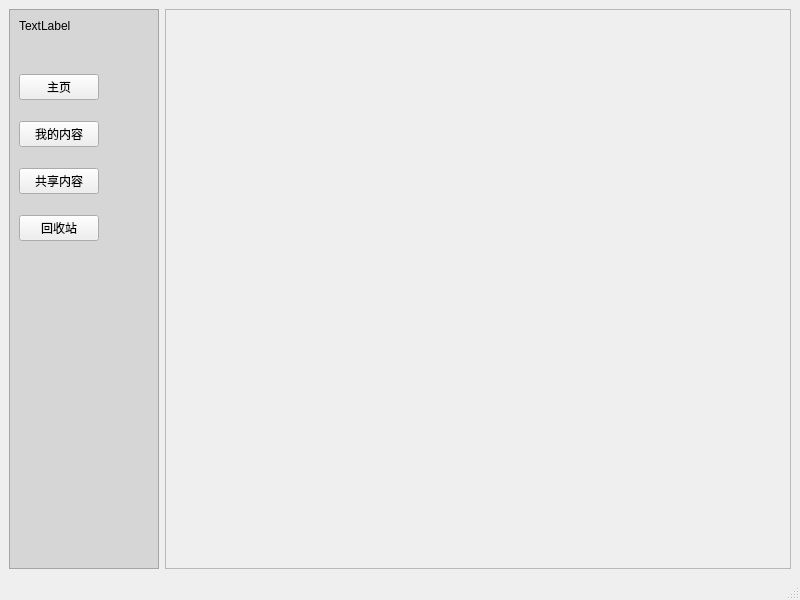
<?xml version="1.0" encoding="UTF-8"?>
<ui version="4.0">
 <class>MainWindow</class>
 <widget class="QMainWindow" name="MainWindow">
  <property name="geometry">
   <rect>
    <x>0</x>
    <y>0</y>
    <width>800</width>
    <height>600</height>
   </rect>
  </property>
  <property name="windowTitle">
   <string>MainWindow</string>
  </property>
  <widget class="QWidget" name="centralwidget">
   <layout class="QGridLayout" name="gridLayout">
    <item row="0" column="0">
     <widget class="QFrame" name="frame_taskbar">
      <property name="sizePolicy">
       <sizepolicy hsizetype="Fixed" vsizetype="Preferred">
        <horstretch>0</horstretch>
        <verstretch>0</verstretch>
       </sizepolicy>
      </property>
      <property name="minimumSize">
       <size>
        <width>150</width>
        <height>0</height>
       </size>
      </property>
      <property name="styleSheet">
       <string notr="true">QFrame{background-color:rgb(214, 214, 214)}</string>
      </property>
      <property name="frameShape">
       <enum>QFrame::StyledPanel</enum>
      </property>
      <property name="frameShadow">
       <enum>QFrame::Raised</enum>
      </property>
      <layout class="QVBoxLayout" name="verticalLayout">
       <property name="spacing">
        <number>1</number>
       </property>
       <property name="bottomMargin">
        <number>1</number>
       </property>
       <item>
        <widget class="QLabel" name="label">
         <property name="text">
          <string>TextLabel</string>
         </property>
        </widget>
       </item>
       <item>
        <spacer name="verticalSpacer_5">
         <property name="orientation">
          <enum>Qt::Vertical</enum>
         </property>
         <property name="sizeType">
          <enum>QSizePolicy::Fixed</enum>
         </property>
         <property name="sizeHint" stdset="0">
          <size>
           <width>20</width>
           <height>40</height>
          </size>
         </property>
        </spacer>
       </item>
       <item>
        <layout class="QHBoxLayout" name="horizontalLayout">
         <item>
          <widget class="QPushButton" name="btn_mainpage">
           <property name="text">
            <string>主页</string>
           </property>
          </widget>
         </item>
         <item>
          <spacer name="horizontalSpacer">
           <property name="orientation">
            <enum>Qt::Horizontal</enum>
           </property>
           <property name="sizeHint" stdset="0">
            <size>
             <width>40</width>
             <height>20</height>
            </size>
           </property>
          </spacer>
         </item>
        </layout>
       </item>
       <item>
        <spacer name="verticalSpacer_4">
         <property name="orientation">
          <enum>Qt::Vertical</enum>
         </property>
         <property name="sizeType">
          <enum>QSizePolicy::Fixed</enum>
         </property>
         <property name="sizeHint" stdset="0">
          <size>
           <width>20</width>
           <height>20</height>
          </size>
         </property>
        </spacer>
       </item>
       <item>
        <layout class="QHBoxLayout" name="horizontalLayout_2">
         <item>
          <widget class="QPushButton" name="btn_mycontent">
           <property name="text">
            <string>我的内容</string>
           </property>
          </widget>
         </item>
         <item>
          <spacer name="horizontalSpacer_2">
           <property name="orientation">
            <enum>Qt::Horizontal</enum>
           </property>
           <property name="sizeHint" stdset="0">
            <size>
             <width>40</width>
             <height>20</height>
            </size>
           </property>
          </spacer>
         </item>
        </layout>
       </item>
       <item>
        <spacer name="verticalSpacer_3">
         <property name="orientation">
          <enum>Qt::Vertical</enum>
         </property>
         <property name="sizeType">
          <enum>QSizePolicy::Fixed</enum>
         </property>
         <property name="sizeHint" stdset="0">
          <size>
           <width>20</width>
           <height>20</height>
          </size>
         </property>
        </spacer>
       </item>
       <item>
        <layout class="QHBoxLayout" name="horizontalLayout_3">
         <item>
          <widget class="QPushButton" name="btn_sharedcontent">
           <property name="text">
            <string>共享内容</string>
           </property>
          </widget>
         </item>
         <item>
          <spacer name="horizontalSpacer_3">
           <property name="orientation">
            <enum>Qt::Horizontal</enum>
           </property>
           <property name="sizeHint" stdset="0">
            <size>
             <width>40</width>
             <height>20</height>
            </size>
           </property>
          </spacer>
         </item>
        </layout>
       </item>
       <item>
        <spacer name="verticalSpacer_2">
         <property name="orientation">
          <enum>Qt::Vertical</enum>
         </property>
         <property name="sizeType">
          <enum>QSizePolicy::Fixed</enum>
         </property>
         <property name="sizeHint" stdset="0">
          <size>
           <width>20</width>
           <height>20</height>
          </size>
         </property>
        </spacer>
       </item>
       <item>
        <layout class="QHBoxLayout" name="horizontalLayout_4">
         <item>
          <widget class="QPushButton" name="btn_recycle">
           <property name="text">
            <string>回收站</string>
           </property>
          </widget>
         </item>
         <item>
          <spacer name="horizontalSpacer_4">
           <property name="orientation">
            <enum>Qt::Horizontal</enum>
           </property>
           <property name="sizeHint" stdset="0">
            <size>
             <width>40</width>
             <height>20</height>
            </size>
           </property>
          </spacer>
         </item>
        </layout>
       </item>
       <item>
        <spacer name="verticalSpacer">
         <property name="orientation">
          <enum>Qt::Vertical</enum>
         </property>
         <property name="sizeHint" stdset="0">
          <size>
           <width>20</width>
           <height>239</height>
          </size>
         </property>
        </spacer>
       </item>
      </layout>
     </widget>
    </item>
    <item row="0" column="1">
     <widget class="QFrame" name="frame_content">
      <property name="frameShape">
       <enum>QFrame::StyledPanel</enum>
      </property>
      <property name="frameShadow">
       <enum>QFrame::Raised</enum>
      </property>
      <layout class="QVBoxLayout" name="verticalLayout_2"/>
     </widget>
    </item>
   </layout>
  </widget>
  <widget class="QMenuBar" name="menubar">
   <property name="geometry">
    <rect>
     <x>0</x>
     <y>0</y>
     <width>800</width>
     <height>23</height>
    </rect>
   </property>
  </widget>
  <widget class="QStatusBar" name="statusbar"/>
 </widget>
 <resources/>
 <connections/>
</ui>
